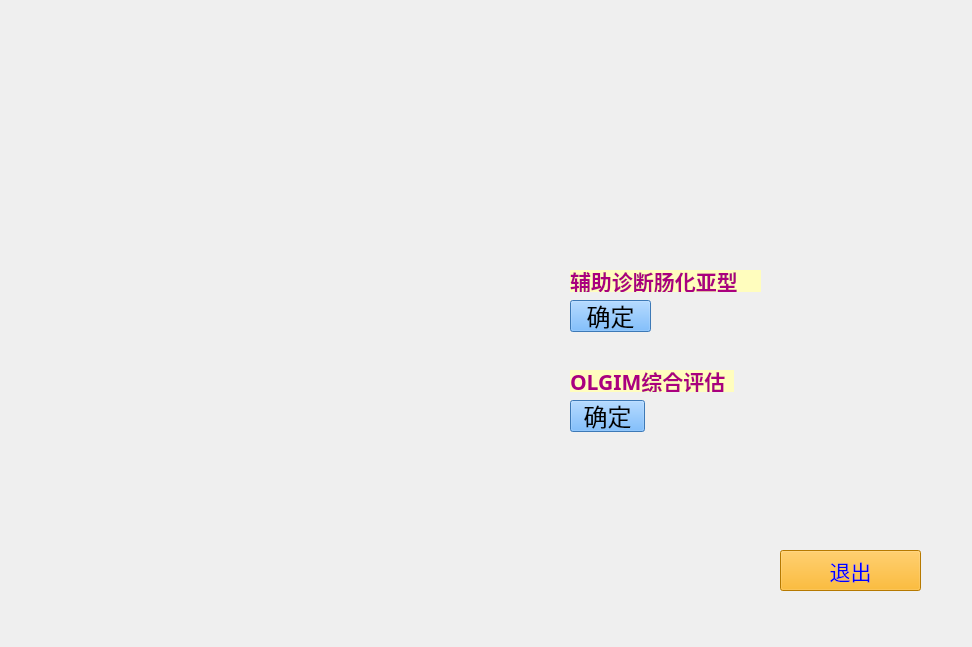
<?xml version="1.0" encoding="UTF-8"?>
<ui version="4.0">
 <class>widget</class>
 <widget class="QWidget" name="widget">
  <property name="geometry">
   <rect>
    <x>0</x>
    <y>0</y>
    <width>972</width>
    <height>647</height>
   </rect>
  </property>
  <property name="focusPolicy">
   <enum>Qt::ClickFocus</enum>
  </property>
  <property name="windowTitle">
   <string>基于人工智能的ME-NBI辅助诊断软件系统</string>
  </property>
  <property name="styleSheet">
   <string notr="true"/>
  </property>
  <widget class="QPushButton" name="pushButton1">
   <property name="geometry">
    <rect>
     <x>570</x>
     <y>300</y>
     <width>81</width>
     <height>32</height>
    </rect>
   </property>
   <property name="font">
    <font>
     <family>楷体</family>
     <pointsize>18</pointsize>
    </font>
   </property>
   <property name="styleSheet">
    <string notr="true">background-color:rgb(85, 170, 255)</string>
   </property>
   <property name="text">
    <string>确定</string>
   </property>
  </widget>
  <widget class="QLabel" name="label1">
   <property name="geometry">
    <rect>
     <x>570</x>
     <y>270</y>
     <width>191</width>
     <height>22</height>
    </rect>
   </property>
   <property name="font">
    <font>
     <family>等线</family>
     <pointsize>16</pointsize>
     <weight>75</weight>
     <bold>true</bold>
    </font>
   </property>
   <property name="styleSheet">
    <string notr="true">color: rgb(170, 0, 127);
background-color: rgb(255, 253, 190);</string>
   </property>
   <property name="text">
    <string>辅助诊断肠化亚型</string>
   </property>
   <property name="buddy">
    <cstring>pushButton1</cstring>
   </property>
  </widget>
  <widget class="QLabel" name="label2">
   <property name="geometry">
    <rect>
     <x>570</x>
     <y>370</y>
     <width>164</width>
     <height>22</height>
    </rect>
   </property>
   <property name="font">
    <font>
     <family>等线</family>
     <pointsize>16</pointsize>
     <weight>75</weight>
     <bold>true</bold>
    </font>
   </property>
   <property name="styleSheet">
    <string notr="true">color: rgb(170, 0, 127);
background-color: rgb(255, 253, 190);</string>
   </property>
   <property name="text">
    <string>OLGIM综合评估</string>
   </property>
   <property name="buddy">
    <cstring>pushButton2</cstring>
   </property>
  </widget>
  <widget class="QPushButton" name="pushButton2">
   <property name="geometry">
    <rect>
     <x>570</x>
     <y>400</y>
     <width>75</width>
     <height>32</height>
    </rect>
   </property>
   <property name="font">
    <font>
     <family>楷体</family>
     <pointsize>18</pointsize>
    </font>
   </property>
   <property name="styleSheet">
    <string notr="true">background-color: rgb(85, 170, 255);</string>
   </property>
   <property name="text">
    <string>确定</string>
   </property>
  </widget>
  <widget class="QPushButton" name="pushButton3">
   <property name="geometry">
    <rect>
     <x>780</x>
     <y>550</y>
     <width>141</width>
     <height>41</height>
    </rect>
   </property>
   <property name="font">
    <font>
     <family>楷体</family>
     <pointsize>16</pointsize>
    </font>
   </property>
   <property name="styleSheet">
    <string notr="true">background-color: rgb(255, 170, 0);
color: rgb(0, 0, 255);</string>
   </property>
   <property name="text">
    <string>退出</string>
   </property>
  </widget>
  <widget class="QLabel" name="label">
   <property name="geometry">
    <rect>
     <x>0</x>
     <y>-70</y>
     <width>1001</width>
     <height>781</height>
    </rect>
   </property>
   <property name="text">
    <string/>
   </property>
   <property name="pixmap">
    <pixmap resource="apprcc.qrc">:/pic/background.png</pixmap>
   </property>
  </widget>
  <zorder>label</zorder>
  <zorder>pushButton3</zorder>
  <zorder>label1</zorder>
  <zorder>label2</zorder>
  <zorder>pushButton2</zorder>
  <zorder>pushButton1</zorder>
 </widget>
 <resources>
  <include location="apprcc.qrc"/>
 </resources>
 <connections/>
</ui>
